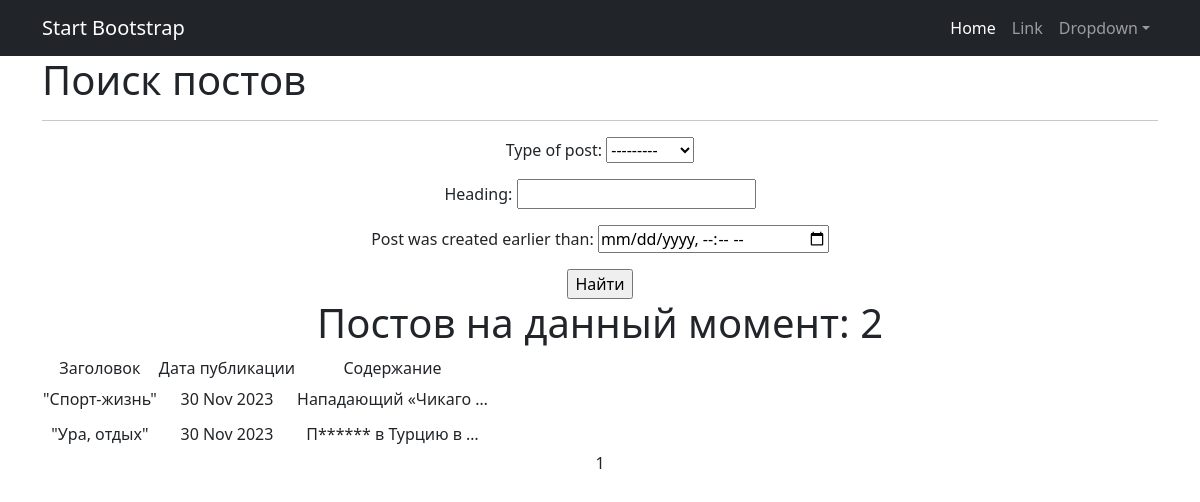
Page /posts/search/ on the earlier database version.
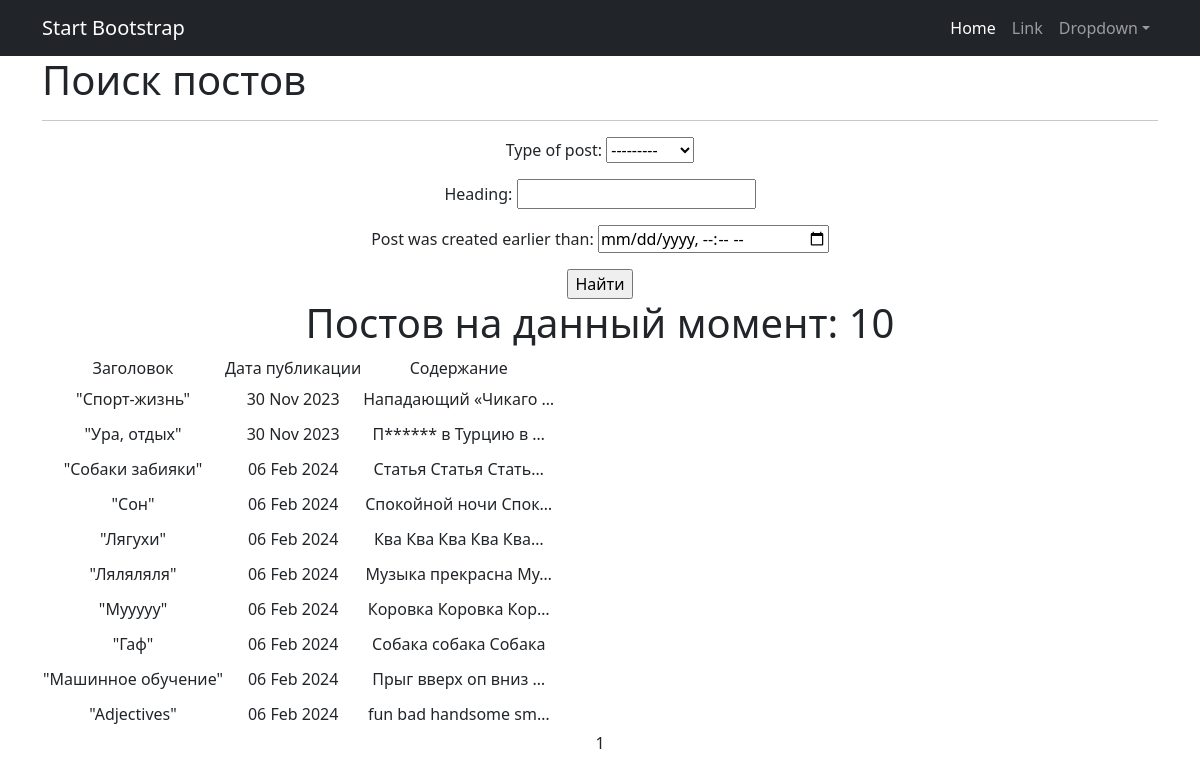
Same page on the later database version.
### news/models.py (models this page shows, shortened)
class Post(models.Model):
    article = "AR"
    news = "NE"
    POSITIONS = [
        (article, "Статья"),
        (news, "Новость"),
    ]
    time_in = models.DateTimeField(auto_now_add=True)
    type_of_post = models.CharField(max_length=2,
                                    choices=POSITIONS,
                                    default=news
                                    )
    heading = models.CharField(max_length=30)
    text_of_post = models.TextField(max_length=2000)
    rating = models.FloatField(default=0.0)
    author = models.ForeignKey(Author, on_delete=models.CASCADE)
    category = models.ManyToManyField(Category, through='PostCategory')

### news/views.py (the view)
# urls.py: path('search/', PostSearch.as_view(), name='post_search'),
class PostSearch(ListView):
    model = Post
    template_name = 'posts_info/post_search.html'
    context_object_name = 'posts'
    paginate_by = 10
    def get_queryset(self):
        queryset = super().get_queryset()
        self.filterset = PostFilter(self.request.GET, queryset)
        return self.filterset.qs
    def get_context_data(self, **kwargs):
        context = super().get_context_data()
        context['filterset'] = self.filterset
        return context

### news/templatetags/custom_filters.py (called while the page is built)
@register.filter()
def censor(text):
    text_list = text.split()
    censored_text_list = []
    bad_words = ['поездка', 'стоимость']
    for word in text_list:
        clean_word = ''.join(c for c in word if c not in string.punctuation)
        if clean_word.lower() in bad_words:
            censored_word = clean_word[0] + (len(clean_word) - 1) * '*'
            censored_text_list.append(word.replace(clean_word, censored_word))
        else:
            censored_text_list.append(word)
    return ' '.join(censored_text_list)

### templates/posts_info/post_search.html (shortened to what this page needs)
{% extends 'default.html' %}
{% load custom_filters %}
{% load custom_tags %}
{% block content %}
 <div align="left" >
        <h1>
            Поиск постов
        </h1>
    </div>
    <hr>
    <form action="" method="get">
        {{ filterset.form.as_p }}
        <input type="submit" value="Найти" />
    </form>
    {% if posts %}
        <h1>Постов на данный момент: {{ posts|length }}</h1>
        <table>
            <tr>
                <td>Заголовок</td>
                <td>Дата публикации</td>
                <td>Содержание</td>
            </tr>
            {% for post in posts %}
            <tr>
                <td>"{{ post.heading }}"</td>
                <td>{{ post.time_in|date:'d M Y' }}</td>
                <td>{{ post.text_of_post|censor|truncatechars:20 }}</td>
                <td><hr></td>
            </tr>
            {% endfor %}
        </table>
    {% else %}
        <h2>Такого(-их) поста(-ов) нет!</h2>
    {% endif %}
    {{ page_obj.number }}
{% endblock content %}

Differences in the rows shown:
added Post: heading "Собаки забияки", time_in "06 Feb 2024", text_of_post|censor "Статья Статья Стать…"
added Post: heading "Сон", time_in "06 Feb 2024", text_of_post|censor "Спокойной ночи Спок…"
added Post: heading "Лягухи", time_in "06 Feb 2024", text_of_post|censor "Ква Ква Ква Ква Ква…"
added Post: heading "Ляляляля", time_in "06 Feb 2024", text_of_post|censor "Музыка прекрасна Му…"
added Post: heading "Мууууу", time_in "06 Feb 2024", text_of_post|censor "Коровка Коровка Кор…"
added Post: heading "Гаф", time_in "06 Feb 2024", text_of_post|censor "Собака собака Собака"
added Post: heading "Машинное обучение", time_in "06 Feb 2024", text_of_post|censor "Прыг вверх оп вниз …"
added Post: heading "Adjectives", time_in "06 Feb 2024", text_of_post|censor "fun bad handsome sm…"
Other differences:
{{ posts|length }}: "2" → "10"
